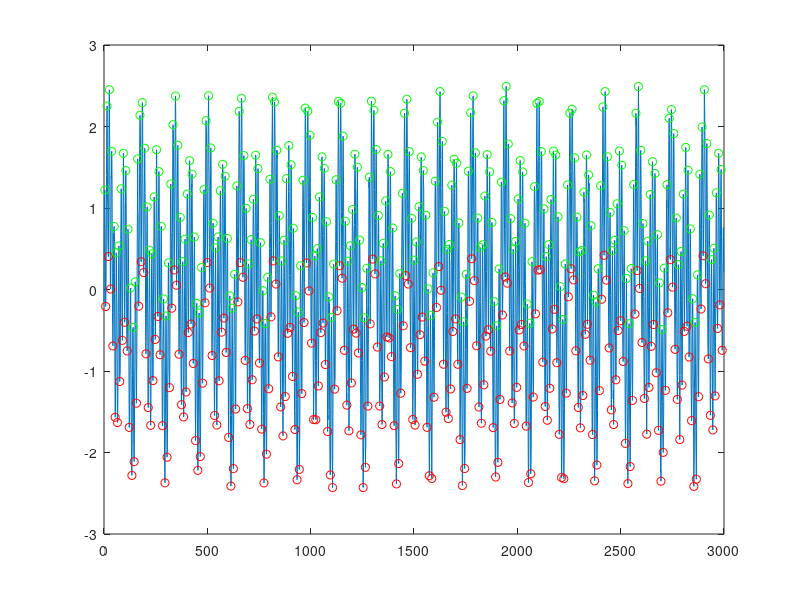

Write the MATLAB code that produced this figure.
clear all;
clc;

%% PARAMETEREK 
N=3000; % mintaszam
x=sin(2*pi*10/800*(0:N-1))+sin(2*pi*70/800*(0:N-1))+0.5*sin(2*pi*5/800*(0:N-1))+0.1*randn(1,N); % a jel
W=5; % ablakszelesseg
minD=0.5; % csak azokat a csucsokat tartjuk meg, amelyek mindket szomszedjuktol legalabb ennyire elternek

%% CSUCSKERESES
[m, mi]=min(x(1:(1+W)));
[M, Mi]=max(x(1:(1+W)));
mins=[mi m];
maxes=[Mi M];
for ii=(W+1):W:(length(x)-W)
    [m, mi]=min(x(ii:(ii+W)));
    [M, Mi]=max(x(ii:(ii+W)));
    newMin=(mins(end,1)~=mi+ii-1 && maxes(end,1)~=mi+ii-1);
    newMax=(maxes(end,1)~=Mi+ii-1 && mins(end,1)~=Mi+ii-1);
    if newMin
        mins=[mins; mi+ii-1 m];
    end
    if newMax
        maxes=[maxes ; Mi+ii-1 M];
    end
end
idx=sort([mins(:,1) ; maxes(:,1)]);
idxRemoveFromMaxes=[];
idxRemoveFromMins=[];
for ii=1:length(idx)-1
    m1=find(mins(:,1)==idx(ii));
    m2=find(mins(:,1)==idx(ii+1));
    M1=find(maxes(:,1)==idx(ii));
    M2=find(maxes(:,1)==idx(ii+1));
    if length(m1)==1 && length(m2)==1 % ket minimum egymas utan --> nagyobbat toroljuk
        if mins(m1,2)>mins(m2,2)
            idxRemoveFromMins(end+1)=m1;
        else
            idxRemoveFromMins(end+1)=m2;
        end
    elseif length(M1)==1 && length(M2)==1 % ket maximum egymas utan --> kisebbet toroljuk
        if maxes(M1,2)<maxes(M2,2)
            idxRemoveFromMaxes(end+1)=M1;
        else
            idxRemoveFromMaxes(end+1)=M2;
        end
    end
end
mins(idxRemoveFromMins,:)=[];
maxes(idxRemoveFromMaxes,:)=[];
[idx, ord]=sort([mins(:,1) ; maxes(:,1)]);
peaks=[mins(:,2) ; maxes(:,2)];
peaks=peaks(ord);
idxRemoveFromMaxes=[];
idxRemoveFromMins=[];
if peaks(1)>peaks(2)
    idxRemoveFromMaxes(end+1)=1;
else
    idxRemoveFromMins(end+1)=1;
end
if peaks(end)>peaks(end-1)
    idxRemoveFromMaxes(end+1)=size(maxes,1);
else
    idxRemoveFromMins(end+1)=size(mins,1);
end
for ii=2:length(peaks)-1
    d1=peaks(ii)-peaks(ii-1);
    d2=peaks(ii)-peaks(ii+1);
    if abs(d1)<minD || abs(d2)<minD
        if d1<0
            idxRemoveFromMins(end+1)=find(mins(:,1)==idx(ii));
        else
            idxRemoveFromMaxes(end+1)=find(maxes(:,1)==idx(ii));           
        end
    end
end
mins(idxRemoveFromMins,:)=[];
maxes(idxRemoveFromMaxes,:)=[];
figure(1);
plot(0:length(x)-1,x);
hold on;
plot(mins(:,1)-1,mins(:,2),'ro');
plot(maxes(:,1)-1,maxes(:,2),'go');
hold off;